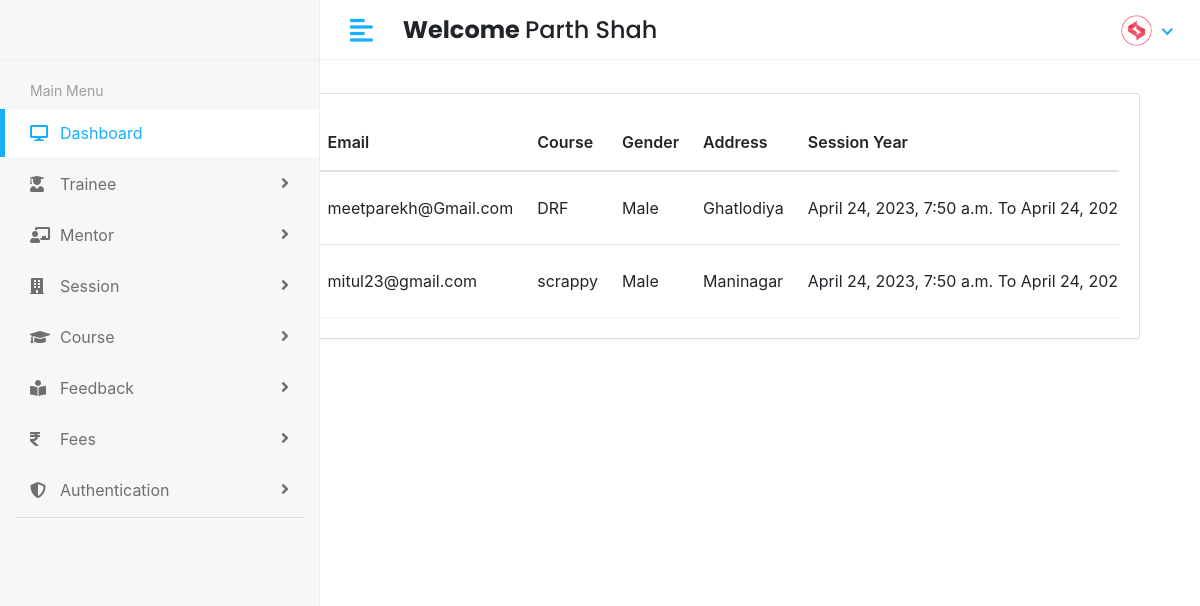
/manager/trainee/view (signed in), run on the app's committed database.
### app/models.py (models this page shows, shortened)
class CustomUser(AbstractUser):
    USER = (
       (1,'Manager'),
        (2,'Mentor'),
        (3,'Trainee'),
    )
    username=models.CharField(max_length=20,unique=True,blank=True,null=True)
    email=models.EmailField(max_length=30,unique=True)
    user_type = models.CharField(choices=USER,max_length=50,default='Manager')
    profile_pic = models.ImageField(upload_to='media/profile_pic')
    USERNAME_FIELD = 'email'
    REQUIRED_FIELDS = [ 'username']

class Trainee(models.Model):
    admin =models.OneToOneField(CustomUser, on_delete=models.CASCADE)
    address= models.TextField()
    gender=models.CharField(max_length=50)
    course_id=models.ForeignKey(Course,on_delete=models.CASCADE)
    session_year_id=models.ForeignKey(Session_Year,on_delete=models.CASCADE)
    created_at= models.DateTimeField(auto_now_add=True)
    updated_at= models.DateTimeField(auto_now=True)

class Course(models.Model):
    name=models.CharField(max_length=50)
    created_at= models.DateTimeField(auto_now_add=True)
    updated_at= models.DateTimeField(auto_now_add=True)

class Session_Year(models.Model):
    name=models.CharField(max_length=50)
    session_start= models.DateTimeField(auto_now_add=True)
    session_end= models.DateTimeField(auto_now_add=True)
    session_name=models.CharField(max_length=100,null=True)

### LMS/manager_views.py (the view)
# urls.py: path('manager/trainee/view',manager_views.VIEW_TRAINEE, name='view_trainee'),
@login_required(login_url='/')
def VIEW_TRAINEE(request):
    trainee =Trainee.objects.all()
    context= {
        'trainee': trainee,
    }
    return render(request,'manager/view_trainee.html',context)

### templates/manager/view_trainee.html (shortened to what this page needs)
{% extends 'base.html' %}
{% block content%}
<div class="content container-fluid">
    <div class="page-header">
       <div class="row align-items-center">
          <div class="col">
             <h3 class="page-title">Students</h3>
             <ul class="breadcrumb">
                <li class="breadcrumb-item"><a href="#">Dashboard</a></li>
                <li class="breadcrumb-item active">Students</li>
             </ul>
          </div>
          <div class="col-auto text-right float-right ml-auto">
             <a href="#" class="btn btn-outline-primary mr-2"> Download</a>
             <a href="add-student.html" class="btn btn-primary"></a>
          </div>
       </div>
    </div>
    <div class="row">
       <div class="col-sm-12">
          <div class="card card-table">
             <div class="card-body">
                <div class="table-responsive">
                   <table class="table table-hover table-center mb-0 datatable">
                      <thead>
                         <tr>
                            <th>ID</th>
                            <th>Name</th>
                            <th>Email</th>
                            <th>Course</th>
                            <th>Gender</th>
                            <th>Address</th>
                            <th>Session Year</th>
                         </tr>
                      </thead>
                      <tbody>
                        {% for i in trainee %}
                         <tr>
                            <td>{{i.id}}</td>
                            <td>
                               <h2 class="table-avatar">
                                  <a href="student-details.html" class="avatar avatar-sm mr-2"><img class="avatar-img rounded-circle" src="/{{i.admin.profile_pic}}" alt="User Image"></a>
                                  <a href="student-details.html">{{i.admin.first_name}}&nbsp;{{i.admin.last_name}}</a>
                               </h2>
                            </td>
                            <td>{{i.admin.email}}</td>
                            <td>{{i.course_id.name}}</td>
                            <td>{{i.gender}}</td>
                            <td>{{i.address}}</td>
                            <td>{{i.session_year_id.session_start}} To {{i.session_year_id.session_end}}</td>
                         </tr>
                        {% endfor %}
                      </tbody>
                   </table>
                </div>
             </div>
          </div>
       </div>
    </div>
 </div>
{% endblock %}

### templates/base.html (shortened to what this page needs)
<!DOCTYPE html>
<html lang="en">
{% load static %}
   <head>
      <link rel="stylesheet" href="{% static 'assets/plugins/bootstrap/css/bootstrap.min.css' %}">
      <link rel="stylesheet" href="{% static 'assets/plugins/fontawesome/css/fontawesome.min.css' %}">
      <link rel="stylesheet" href="{% static 'assets/plugins/fontawesome/css/all.min.css' %}">
      <link rel="stylesheet" href="{% static 'assets/css/style.css' %}">
      <link rel="stylesheet" href="https://cdn.jsdelivr.net/npm/bootstrap@4.6.2/dist/css/bootstrap.min.css">
       <link rel="stylesheet" href="{% static 'assets/plugins/datatables/datatables.min.css' %}">
   </head>
   <body>
<div class="main-wrapper">
         <div class="header">
            <div class="header-left">
            </div>
            <a href="javascript:void(0);" id="toggle_btn">
            <i class="fas fa-align-left"></i>
            </a>
            <div class="top-nav-search mt-3">
               <h4><strong> Welcome </strong><span>{{user.first_name}} {{user.last_name}} </span></h4>
            </div>
            <ul class="nav user-menu">
               <li class="nav-item dropdown has-arrow">
                  <a href="#" class="dropdown-toggle nav-link" data-toggle="dropdown">
                  <span class="user-img"><img class="rounded-circle" src="{% static 'assets/img/profiles/sms.png' %}" width="31" alt="Ryan Taylor"></span>
                  </a>
               </li>
            </ul>
         </div>
<div class="container">
         {% block content %}
         {% endblock %}
</div>
         <div class="sidebar" id="sidebar">
            <div class="sidebar-inner slimscroll">
               <div id="sidebar-menu" class="sidebar-menu">
                  <ul>
                     <li class="menu-title">
                        <span>Main Menu</span>
                     </li>
                     <li class="submenu active">
                        <a href="#"><i class="fas fa-desktop"></i> <span> Dashboard</span></a>
                     </li>
                     <li class="submenu">
                        <a href="#"><i class="fas fa-user-graduate"></i> <span> Trainee</span> <span class="menu-arrow"></span></a>
                     </li>
                     <li class="submenu">
                        <a href="#"><i class="fas fa-chalkboard-teacher"></i> <span> Mentor</span> <span class="menu-arrow"></span></a>
                     </li>
                     <li class="submenu">
                        <a href="#"><i class="fas fa-building"></i> <span> Session </span> <span class="menu-arrow"></span></a>
                     </li>
                     <li class="submenu">
                        <a href="#"><i class="fa fa-graduation-cap"></i> <span> Course</span> <span class="menu-arrow"></span></a>
                     <li class="submenu">
                        <a href="#"><i class="fas fa-book-reader"></i> <span>Feedback</span> <span class="menu-arrow"></span></a>
                     </li>
                     <li class="submenu">
                        <a href="#"><i class="fas fa-rupee-sign"></i> <span>Fees</span> <span class="menu-arrow"></span></a>
                     </li>
                     <li class="submenu">
                        <a href="#"><i class="fas fa-shield-alt"></i> <span>Authentication </span> <span class="menu-arrow"></span></a>
                     </li>
            <footer>
            </footer>
         </div>
      </div>
   </body>
</html>

### data on the page
CustomUser: first_name "Parth", last_name "Shah"
Trainee: admin.email "meetparekh@Gmail.com", course_id.name "DRF", gender "Male", address "Ghatlodiya", session_year_id.session_start "April 24, 2023, 7:50 a.m.", session_year_id.session_end "April 24,…"
Trainee: admin.email "mitul23@gmail.com", course_id.name "scrappy", gender "Male", address "Maninagar", session_year_id.session_start "April 24, 2023, 7:50 a.m.", session_year_id.session_end "April 24,…"
